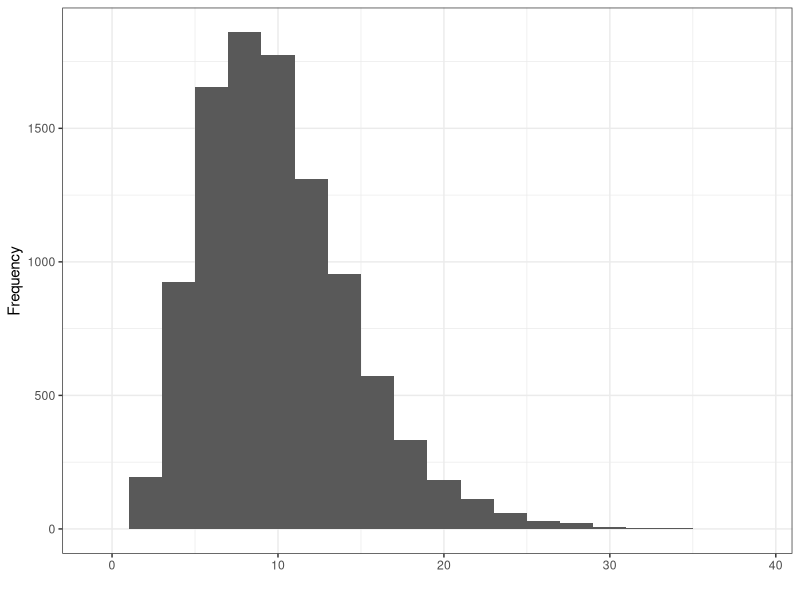
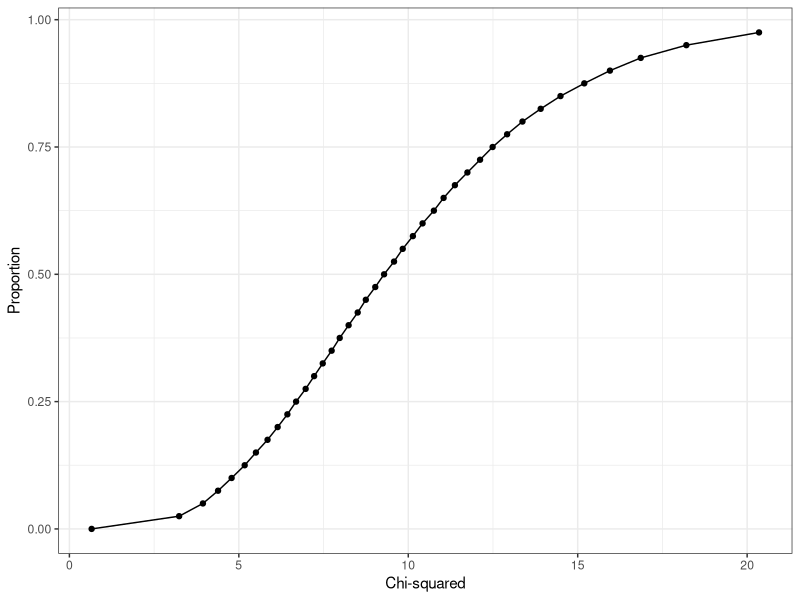

Source code (R) for these figures, in order:
## ---- chunk 1
library(ggplot2)
library(dplyr)
set.seed(437988)

rchisq(10000, df = 10) |> as.data.frame() |>
  `colnames<-`("chi") |>
  ggplot() + 
  geom_histogram(aes(x = chi),
                 binwidth = 2) +
  labs(x = "", y = "Frequency") +
  theme_bw()
## ---- chunk 2
rchisq(10000, df = 10) |> 
  ecdf() |> 
  quantile(probs = seq(0, 0.99, 0.025)) |>
  as.data.frame() |>
  `colnames<-`("chi") |>
  mutate(prob = seq(0, 0.99, 0.025)) |>
  ggplot() + 
  geom_point(aes(x = chi, y = prob)) +
  geom_line(aes(x = chi, y = prob)) +
  labs(x = "Chi-squared", y = "Proportion") +
  theme_bw()
## ---- chunk 3
v <- c(1, 2, 3, 4, 5)
sum(sqrt(v))
## ---- chunk 4
v |> 
  sqrt() |>
  sum()
